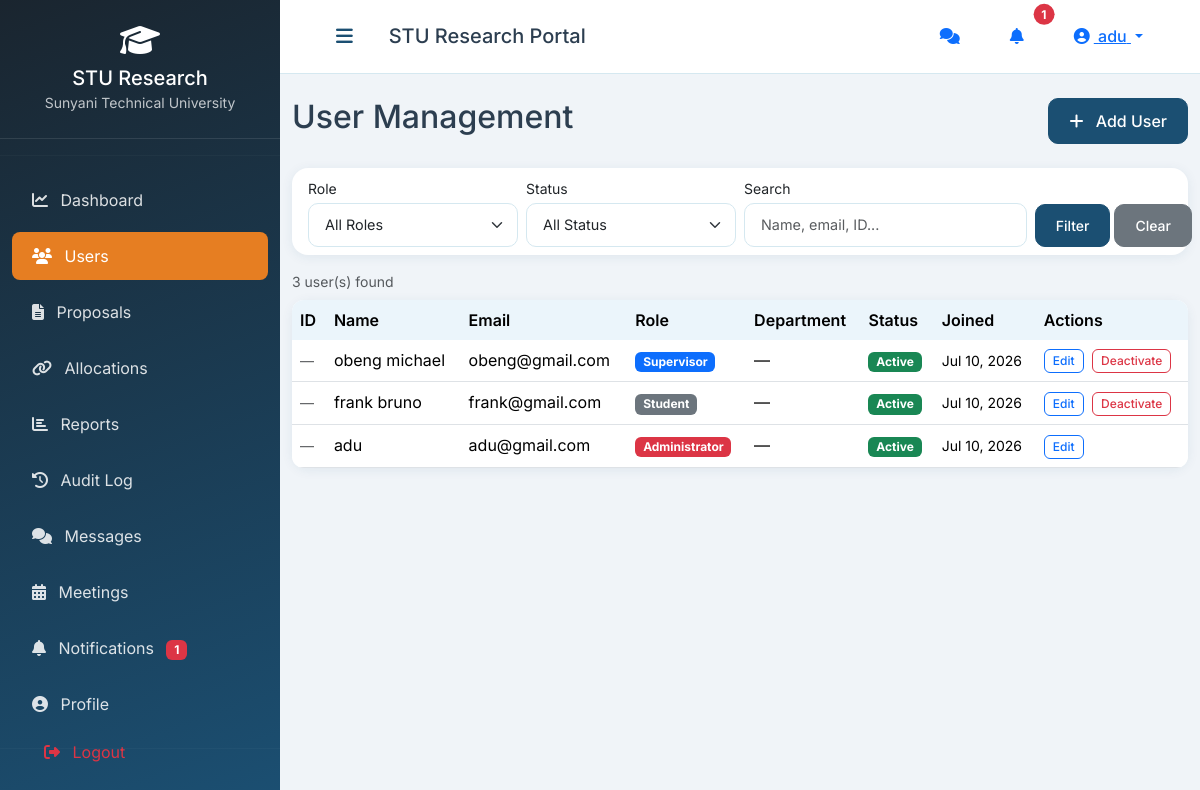
The page /dashboard/admin/users/ (signed in) on the database as committed earlier.
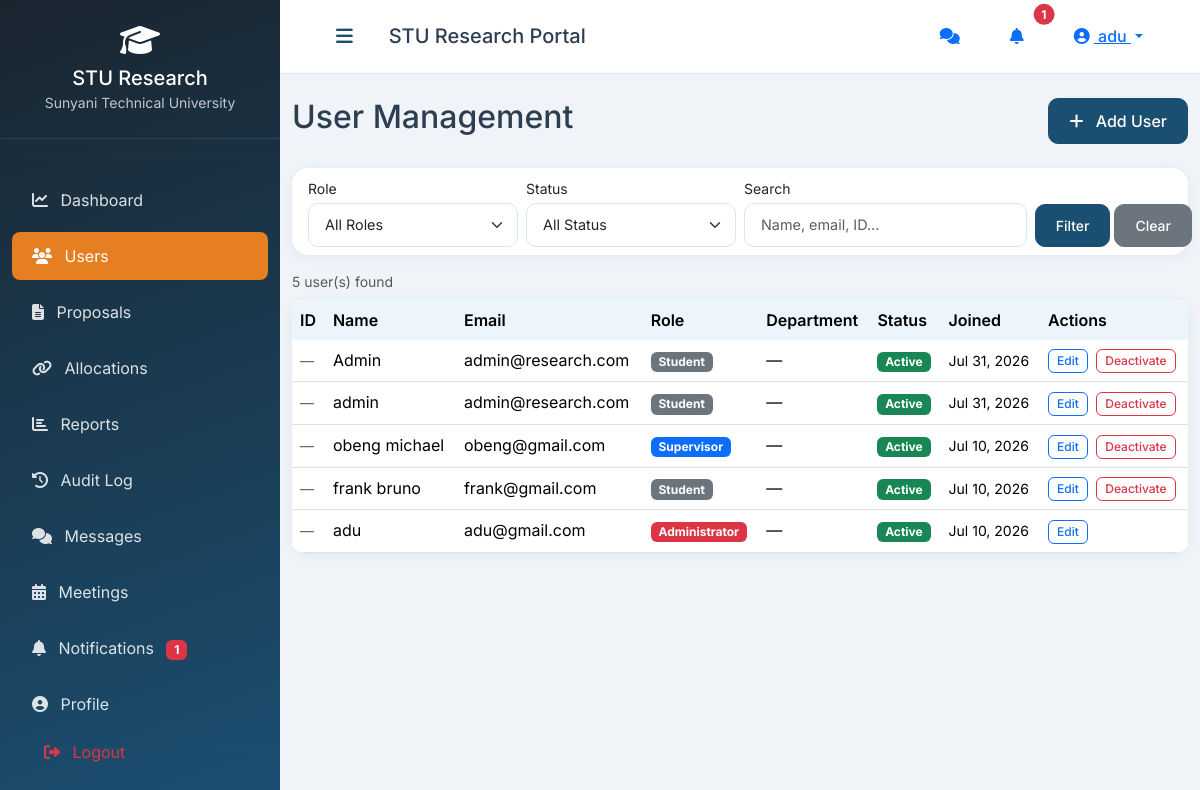
The same page on the database as committed later.
### research/models.py (models this page shows, shortened)
class User(AbstractUser):
    ROLE_CHOICES = (
        ('admin', 'Administrator'),
        ('supervisor', 'Supervisor'),
        ('student', 'Student'),
    )
    role = models.CharField(max_length=20, choices=ROLE_CHOICES, default='student')
    student_id = models.CharField(max_length=50, unique=True, null=True, blank=True)
    phone = models.CharField(max_length=20, blank=True)
    department = models.CharField(max_length=100, blank=True)
    profile_pic = models.ImageField(upload_to='profile_pics/', null=True, blank=True)
    is_active = models.BooleanField(default=True)
    last_seen = models.DateTimeField(null=True, blank=True)

### research/views.py (the view, shortened to what this page needs)
# urls.py: path('dashboard/admin/users/', views.admin_users, name='admin_users'),
@login_required
@role_required('admin')
def admin_users(request):
    users = User.objects.all().order_by('-date_joined')
    role_filter = request.GET.get('role', '')
    status_filter = request.GET.get('status', '')
    search_query = request.GET.get('search', '')
    if role_filter:
        users = users.filter(role=role_filter)
    if status_filter == 'active':
        users = users.filter(is_active=True)
    elif status_filter == 'inactive':
        users = users.filter(is_active=False)
    total_count = users.count()
    paginator = Paginator(users, 20)
    page_obj = paginator.get_page(request.GET.get('page'))
    context = {
        'page_obj': page_obj,
        'role_filter': role_filter,
        'status_filter': status_filter,
        'search_query': search_query,
        'total_count': total_count,
        'section': 'users',
    }
    return render(request, 'research/admin/users.html', context)

### templates/research/admin/users.html (shortened to what this page needs)
{% extends 'base.html' %}
{% load static %}
{% block content %}
<div class="row">
    <div class="col-12">
        <div class="d-flex justify-content-between align-items-center mb-4">
            <h2>User Management</h2>
            <a href="{% url 'admin_user_create' %}" class="btn btn-primary">
                <i class="fas fa-plus me-2"></i> Add User
            </a>
        </div>
    </div>
</div>
<div class="card mb-3">
    <div class="card-body py-2">
        <form method="get" class="row g-2 align-items-end">
            <div class="col-md-3">
                <label class="form-label mb-1 small">Role</label>
                <select name="role" class="form-select form-select-sm">
                    <option value="">All Roles</option>
                </select>
            </div>
            <div class="col-md-3">
                <label class="form-label mb-1 small">Status</label>
                <select name="status" class="form-select form-select-sm">
                    <option value="">All Status</option>
                </select>
            </div>
            <div class="col-md-4">
                <label class="form-label mb-1 small">Search</label>
                <input type="text" name="search" class="form-control form-control-sm"
                       placeholder="Name, email, ID..." value="{{ search_query }}">
            </div>
            <div class="col-md-2 d-flex gap-1">
                <button type="submit" class="btn btn-primary btn-sm">Filter</button>
                <a href="{% url 'admin_users' %}" class="btn btn-secondary btn-sm">Clear</a>
            </div>
        </form>
    </div>
</div>
<div class="row">
    <div class="col-12">
        {% if total_count %}
        <p class="text-muted small mb-2">{{ total_count }} user(s) found</p>
        {% endif %}
        <div class="card">
            <div class="card-body p-0">
                <div class="table-responsive">
                    <table class="table table-hover mb-0">
                        <thead>
                            <tr>
                                <th>ID</th>
                                <th>Name</th>
                                <th>Email</th>
                                <th>Role</th>
                                <th>Department</th>
                                <th>Status</th>
                                <th>Joined</th>
                                <th>Actions</th>
                            </tr>
                        </thead>
                        <tbody>
                            {% for u in page_obj %}
                            <tr id="user-row-{{ u.id }}">
                                <td><small class="text-muted">{{ u.student_id|default:"—" }}</small></td>
                                <td>{{ u.get_full_name|default:u.username }}</td>
                                <td>{{ u.email }}</td>
                                <td>
                                    <span class="badge
                                        {% if u.role == 'admin' %}bg-danger
                                        {% elif u.role == 'supervisor' %}bg-primary
                                        {% else %}bg-secondary{% endif %}">
                                        {{ u.get_role_display }}
                                    </span>
                                </td>
                                <td>{{ u.department|default:"—" }}</td>
                                <td id="status-{{ u.id }}">
                                    {% if u.is_active %}
                                    <span class="badge bg-success">Active</span>
                                    {% else %}
                                    <span class="badge bg-danger">Inactive</span>
                                    {% endif %}
                                </td>
                                <td><small>{{ u.date_joined|date:"M d, Y" }}</small></td>
                                <td>
                                    <a href="{% url 'admin_user_edit' u.id %}"
                                       class="btn btn-xs btn-outline-primary me-1">Edit</a>
                                    {% if u.id != request.user.id %}
                                    <button class="btn btn-xs {% if u.is_active %}btn-outline-danger{% else %}btn-outline-success{% endif %} toggle-btn"
                                            data-user-id="{{ u.id }}"
                                            data-url="{% url 'admin_user_toggle' u.id %}"
                                            title="{% if u.is_active %}Deactivate{% else %}Activate{% endif %}">
                                        {% if u.is_active %}Deactivate{% else %}Activate{% endif %}
                                    </button>
                                    {% endif %}
                                </td>
                            </tr>
                            {% empty %}
                            <tr><td colspan="8" class="text-center py-4 text-muted">No users found.</td></tr>
                            {% endfor %}
                        </tbody>
                    </table>
                </div>
            </div>
        </div>
    </div>
</div>
{% endblock %}

### templates/base.html (shortened to what this page needs)
<!DOCTYPE html>
<html lang="en">
<head>
    <link href="https://cdn.jsdelivr.net/npm/bootstrap@5.3.2/dist/css/bootstrap.min.css" rel="stylesheet">
    <link rel="stylesheet" href="https://cdnjs.cloudflare.com/ajax/libs/font-awesome/6.5.0/css/all.min.css">
    {% load static %}
    <link rel="stylesheet" href="{% static 'css/custom.css' %}">
</head>
<body>
{% if user.is_authenticated %}{% include 'includes/sidebar.html' %}{% endif %}
<div class="main-content {% if user.is_authenticated %}with-sidebar{% endif %}">
    {% if user.is_authenticated %}
    <nav class="top-nav">
        <div class="container-fluid">
            <div class="d-flex justify-content-between align-items-center">
                <div class="d-flex align-items-center">
                    <button class="sidebar-toggle btn btn-link" id="sidebarToggle" aria-label="Toggle sidebar">
                        <i class="fas fa-bars"></i>
                    </button>
                    <h5 class="mb-0 ms-3 d-none d-md-block">STU Research Portal</h5>
                </div>
                <div class="d-flex align-items-center gap-2">
                    <a href="{% url 'conversation_list' %}" class="btn btn-link position-relative" title="Messages">
                        <i class="fas fa-comments"></i>
                    </a>
                    <div class="dropdown">
                        <button class="btn btn-link position-relative" type="button"
                                id="notifToggle" data-bs-toggle="dropdown"
                                aria-expanded="false" aria-label="Notifications">
                            <i class="fas fa-bell"></i>
                            <span id="notif-badge"
                                  class="position-absolute top-0 start-100 translate-middle badge rounded-pill bg-danger
                                         {% if not unread_notification_count %}d-none{% endif %}">
                                {{ unread_notification_count|default:"0" }}
                            </span>
                        </button>
                    </div>
                    <div class="dropdown">
                        <button class="btn btn-link dropdown-toggle" type="button" data-bs-toggle="dropdown">
                            <i class="fas fa-user-circle me-1"></i>
                            <span class="d-none d-md-inline">{{ user.get_full_name|default:user.username }}</span>
                        </button>
                    </div>
                </div>
            </div>
        </div>
    </nav>
    {% endif %}
    <main class="py-4">
        <div class="container-fluid">
            {% block content %}{% endblock %}
        </div>
    </main>
</div>
<div id="toast-container" class="toast-container position-fixed bottom-0 end-0 p-3" style="z-index:1200;"></div>
</body>
</html>

### templates/includes/sidebar.html (shortened to what this page needs)
{% load static %}
<nav class="sidebar" id="sidebar">
    <div class="sidebar-header">
        <div class="text-center">
            <i class="fas fa-graduation-cap fa-2x text-white"></i>
            <h5 class="text-white mt-2 mb-0">STU Research</h5>
            <small class="text-light opacity-75">Sunyani Technical University</small>
        </div>
    </div>
    <hr class="sidebar-divider">
    <ul class="nav flex-column">
        {% if user_role == 'admin' %}
            <li class="nav-item">
                <a class="nav-link {% if section == 'dashboard' %}active{% endif %}" href="{% url 'admin_dashboard' %}">
                    <i class="fas fa-chart-line me-2"></i> Dashboard
                </a>
            </li>
            <li class="nav-item">
                <a class="nav-link {% if section == 'users' %}active{% endif %}" href="{% url 'admin_users' %}">
                    <i class="fas fa-users me-2"></i> Users
                </a>
            </li>
            <li class="nav-item">
                <a class="nav-link {% if section == 'proposals' %}active{% endif %}" href="{% url 'admin_proposals' %}">
                    <i class="fas fa-file-alt me-2"></i> Proposals
                </a>
            </li>
            <li class="nav-item">
                <a class="nav-link {% if section == 'allocations' %}active{% endif %}" href="{% url 'admin_allocations' %}">
                    <i class="fas fa-link me-2"></i> Allocations
                </a>
            </li>
            <li class="nav-item">
                <a class="nav-link {% if section == 'reports' %}active{% endif %}" href="{% url 'admin_reports' %}">
                    <i class="fas fa-chart-bar me-2"></i> Reports
                </a>
            </li>
            <li class="nav-item">
                <a class="nav-link {% if section == 'audit' %}active{% endif %}" href="{% url 'admin_audit_log' %}">
                    <i class="fas fa-history me-2"></i> Audit Log
                </a>
            </li>
        {% endif %}
        <li class="nav-item">
            <a class="nav-link {% if section == 'chat' %}active{% endif %}" href="{% url 'conversation_list' %}">
                <i class="fas fa-comments me-2"></i> Messages
            </a>
        </li>
        <li class="nav-item">
            <a class="nav-link {% if section == 'meetings' %}active{% endif %}" href="{% url 'meetings' %}">
                <i class="fas fa-calendar-alt me-2"></i> Meetings
            </a>
        </li>
        <li class="nav-item">
            <a class="nav-link {% if section == 'notifications' %}active{% endif %}" href="{% url 'notifications' %}">
                <i class="fas fa-bell me-2"></i> Notifications
                {% if unread_notification_count > 0 %}
                <span class="badge bg-danger ms-2">{{ unread_notification_count }}</span>
                {% endif %}
            </a>
        </li>
        <li class="nav-item">
            <a class="nav-link {% if section == 'profile' %}active{% endif %}" href="{% url 'profile' %}">
                <i class="fas fa-user-circle me-2"></i> Profile
            </a>
        </li>
    </ul>
    <hr class="sidebar-divider">
    <div class="sidebar-footer">
        <a class="nav-link text-danger" href="{% url 'logout' %}">
            <i class="fas fa-sign-out-alt me-2"></i> Logout
        </a>
    </div>
</nav>

Rows that differ between the two databases and show on the page:
added User: student_id "—", get_full_name "Admin", email "admin@research.com", role "Student", department "—", is_active "Active", date_joined "Jul 31, 2026"
added User: student_id "—", get_full_name "admin", email "admin@research.com", role "Student", department "—", is_active "Active", date_joined "Jul 31, 2026"
Other text that changed with them:
{{ total_count }}: "3" → "5"
